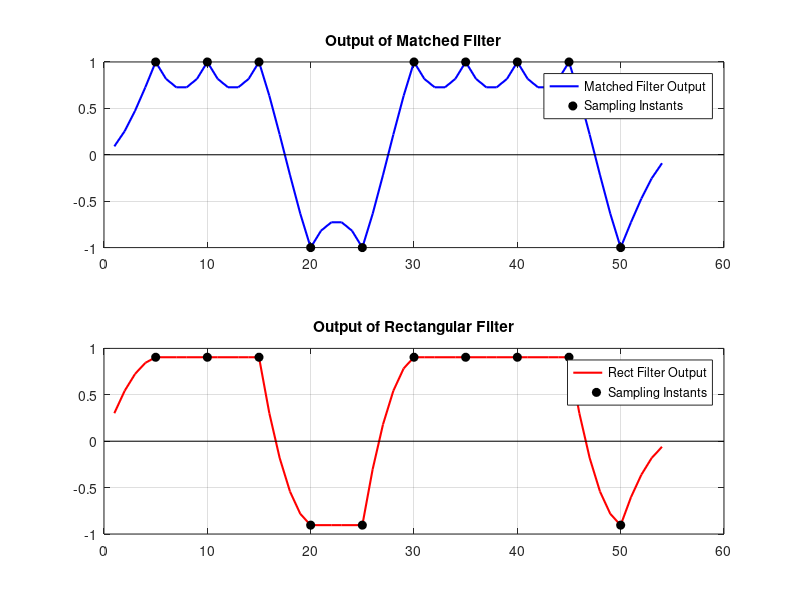
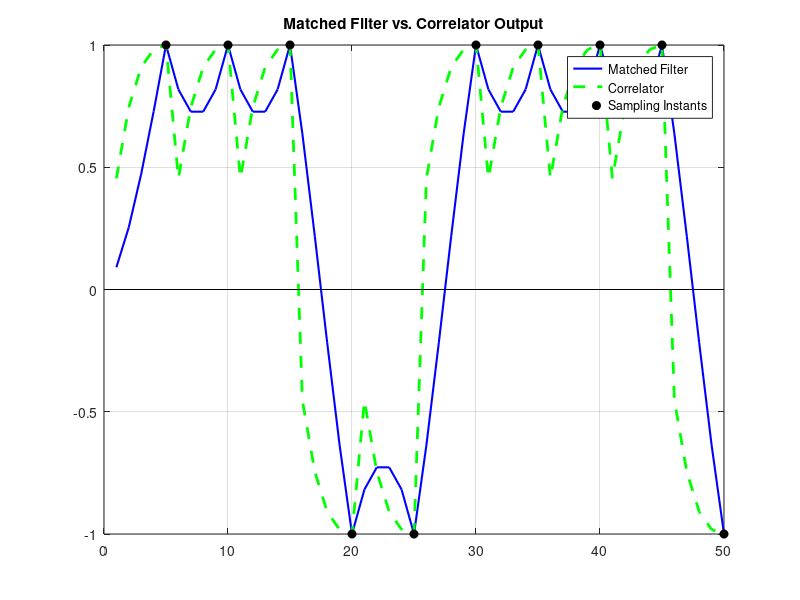
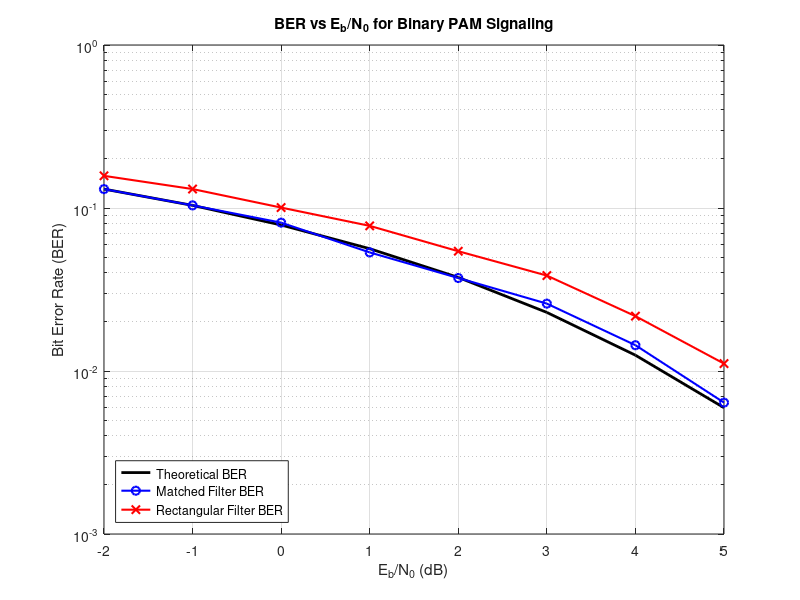

Reproduce these figures in MATLAB, in order. (Note: this script raises an error after producing the figures.)
% =========================================================================
% --- Digital Communication ---
% --- Project 3 ---
% =========================================================================

clc;
clear;
close all;

%% ========================================================================
% --- REQUIREMENT 1: Matched filters and correlators (Noise-Free) ---
% =========================================================================
disp('Running Requirement 1: Noise-Free Environment...');

N_req1 = 10;                   
samples_per_sym_req1 = 5;        

bits_req1 = randi([0 1], 1, N_req1);
symbols_req1 = 2 * bits_req1 - 1;

impulses_req1 = upsample(symbols_req1, samples_per_sym_req1);

% d) Transmitted Signal
p = [5 4 3 2 1] / sqrt(55);      
y_req1 = conv(impulses_req1, p);
y_req1 = y_req1(1 : N_req1*samples_per_sym_req1); 

% e) Receiver Filters
h_mf = fliplr(p);                
h_rect = ones(1, samples_per_sym_req1) / sqrt(samples_per_sym_req1); 
out_mf_req1 = conv(y_req1, h_mf);
out_rect_req1 = conv(y_req1, h_rect);
sampling_instants_req1 = samples_per_sym_req1 : samples_per_sym_req1 : (N_req1 * samples_per_sym_req1);

% --- Plot Requirement 1a ---
figure('Name', 'Requirement 1a: Filter Outputs', 'NumberTitle', 'off');
subplot(2, 1, 1);
plot(out_mf_req1, 'b', 'LineWidth', 1.5); hold on;
stem(sampling_instants_req1, out_mf_req1(sampling_instants_req1), 'k', 'filled', 'LineStyle', 'none');
title('Output of Matched Filter'); grid on; legend('Matched Filter Output', 'Sampling Instants');

subplot(2, 1, 2);
plot(out_rect_req1, 'r', 'LineWidth', 1.5); hold on;
stem(sampling_instants_req1, out_rect_req1(sampling_instants_req1), 'k', 'filled', 'LineStyle', 'none');
title('Output of Rectangular Filter'); grid on; legend('Rect Filter Output', 'Sampling Instants');

% --- Requirement 1b: Correlator ---
out_corr = zeros(1, length(y_req1));
for k = 1:N_req1
    idx = (k-1)*samples_per_sym_req1 + 1 : k*samples_per_sym_req1;
    out_corr(idx) = cumsum(y_req1(idx) .* p);
end

figure('Name', 'Requirement 1b: Matched Filter vs Correlator', 'NumberTitle', 'off');
plot(out_mf_req1(1:length(y_req1)), 'b', 'LineWidth', 1.5); hold on;
plot(out_corr, 'g--', 'LineWidth', 2);
stem(sampling_instants_req1, out_corr(sampling_instants_req1), 'k', 'filled', 'LineStyle', 'none');
title('Matched Filter vs. Correlator Output'); grid on;
legend('Matched Filter', 'Correlator', 'Sampling Instants', 'Location', 'Best');


%% ========================================================================
% --- REQUIREMENT 2: Noise Analysis & BER ---
% =========================================================================
disp('Running Requirement 2: Noise Analysis...');

N_req2 = 10000;                  
samples_per_sym_req2 = 5;        


bits_req2 = randi([0 1], 1, N_req2);
symbols_req2 = 2 * bits_req2 - 1;
impulses_req2 = upsample(symbols_req2, samples_per_sym_req2);

y_req2 = conv(impulses_req2, p);
y_req2 = y_req2(1 : N_req2*samples_per_sym_req2); 


Eb = 1; 
EbN0_dB = -2:1:5;
BER_mf = zeros(size(EbN0_dB));
BER_rect = zeros(size(EbN0_dB));
BER_th = zeros(size(EbN0_dB));

% Monte Carlo Loop
for k = 1:length(EbN0_dB)
    EbN0_lin = 10^(EbN0_dB(k) / 10);
    N0 = Eb / EbN0_lin;
    noise_variance = N0 / 2;
    
    n_noise = sqrt(noise_variance) * randn(1, length(y_req2));
    v = y_req2 + n_noise;
    
    out_mf_req2 = conv(v, h_mf);
    out_rect_req2 = conv(v, h_rect);
    
    sampling_instants_req2 = samples_per_sym_req2 : samples_per_sym_req2 : (N_req2 * samples_per_sym_req2);
    sampled_mf = out_mf_req2(sampling_instants_req2);
    sampled_rect = out_rect_req2(sampling_instants_req2);
    
    detected_bits_mf = (sampled_mf > 0);
    detected_bits_rect = (sampled_rect > 0);
    
    BER_mf(k) = sum(detected_bits_mf ~= bits_req2) / N_req2;
    BER_rect(k) = sum(detected_bits_rect ~= bits_req2) / N_req2;
    BER_th(k) = 0.5 * erfc(sqrt(EbN0_lin));
end

% --- Plot Requirement 2 ---
figure('Name', 'Requirement 2: BER Performance', 'NumberTitle', 'off');
semilogy(EbN0_dB, BER_th, 'k-', 'LineWidth', 2); hold on;
semilogy(EbN0_dB, BER_mf, 'bo-', 'LineWidth', 1.5, 'MarkerSize', 6);
semilogy(EbN0_dB, BER_rect, 'rx-', 'LineWidth', 1.5, 'MarkerSize', 6);
title('BER vs E_b/N_0 for Binary PAM Signaling');
xlabel('E_b/N_0 (dB)'); ylabel('Bit Error Rate (BER)'); grid on;
legend('Theoretical BER', 'Matched Filter BER', 'Rectangular Filter BER', 'Location', 'SouthWest');


%% ========================================================================
% --- REQUIREMENT 3: ISI and Raised Cosine Filters ---
% =========================================================================
disp('Running Requirement 3: Eye Diagrams (This may generate several windows)...');

N_req3 = 100;                    
samples_per_sym_req3 = 8;        

bits_req3 = randi([0 1], 1, N_req3);
symbols_req3 = 2 * bits_req3 - 1;
impulses_req3 = upsample(symbols_req3, samples_per_sym_req3);

cases = [0, 2; 0, 8; 1, 2; 1, 8];
titles = {'Case a: R=0, Delay=2', 'Case b: R=0, Delay=8', ...
          'Case c: R=1, Delay=2', 'Case d: R=1, Delay=8'};

for i = 1:4
    R = cases(i, 1);
    delay = cases(i, 2);
    
    % SRRC filter (using rcosdesign)
    h_srrc = rcosdesign(R, delay*2, samples_per_sym_req3, 'sqrt');
    
    % Point A: Tx Output
    sig_A = conv(impulses_req3, h_srrc);
    
    % Point B: Rx Output
    sig_B = conv(sig_A, h_srrc);
    
    % Plot Eye Diagram at Point A
    eyediagram(sig_A, 2*samples_per_sym_req3);
    set(gcf, 'Name', [titles{i} ' - Point A (Tx Output)'], 'NumberTitle', 'off');
    title([titles{i} ' - Point A (Tx Output)']);
    
    % Plot Eye Diagram at Point B
    eyediagram(sig_B, 2*samples_per_sym_req3);
    set(gcf, 'Name', [titles{i} ' - Point B (Rx Output)'], 'NumberTitle', 'off');
    title([titles{i} ' - Point B (Rx Output)']);
end

disp('Simulation Complete!');
